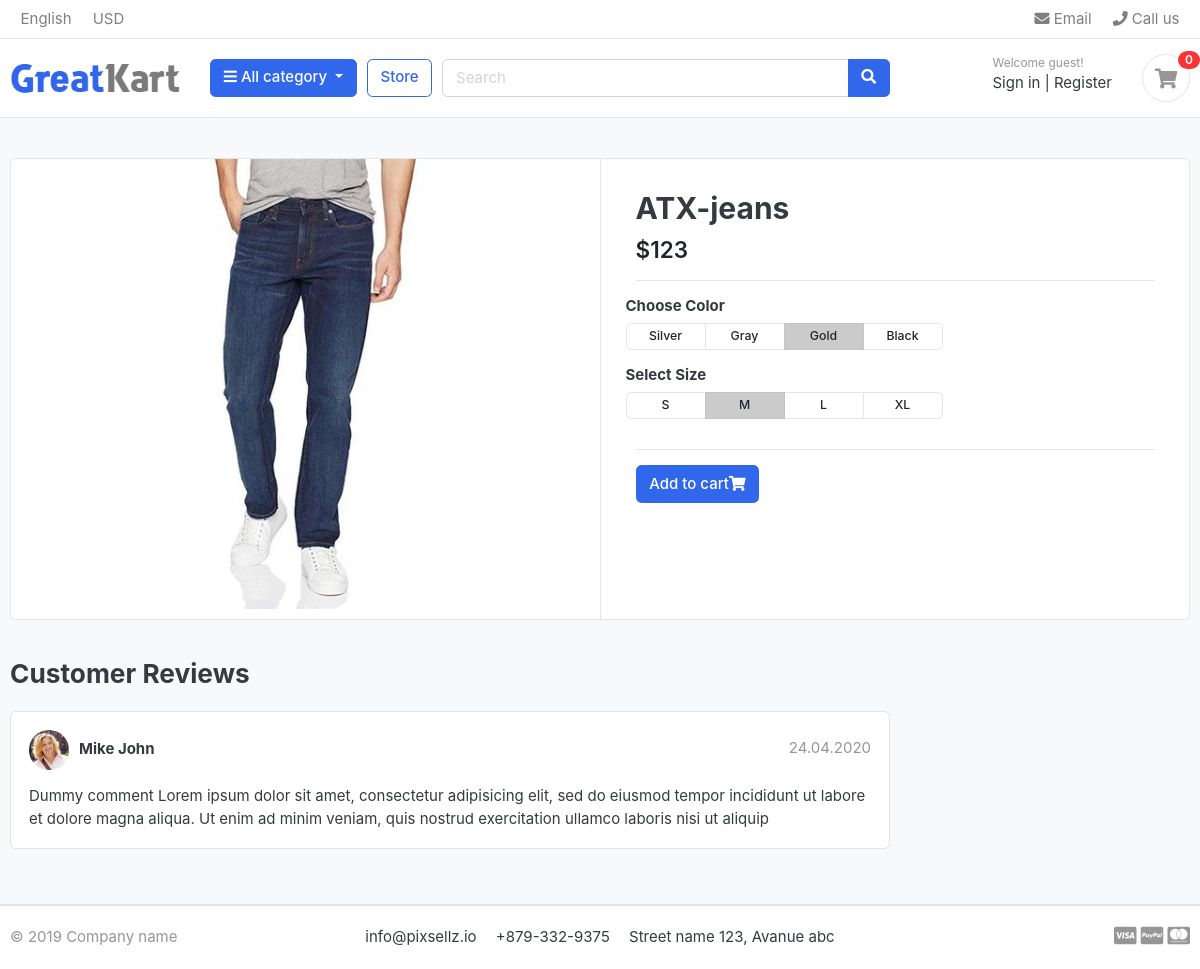
Page /store/jeans/atx-jeans/ on the committed database.
### store/models.py (models this page shows, shortened)
class Product(models.Model):
    product_name = models.CharField(max_length=200, unique=True, null=True)
    slug = models.SlugField(max_length=100, unique=True, null=True)
    description = models.TextField(max_length=500, blank=True, null=True)
    price = models.IntegerField(null=True)
    images = models.ImageField(upload_to='photos/products', null=True)
    stock = models.IntegerField(null=True)
    is_available = models.BooleanField(default=True)
    category = models.ForeignKey(Category, on_delete=models.CASCADE, null=True)
    created_date = models.DateTimeField(auto_now_add=True, null=True)
    modified_date = models.DateTimeField(auto_now=True, null=True)
    class Meta:
        verbose_name = 'Product'
        verbose_name_plural = "Products"

### store/views.py (the view)
def product_detail(request, category_slug, product_slug):
    try:
        single_product = get_object_or_404(Product,
                                           category__slug=category_slug, slug=product_slug)
    except Exception as e:
        raise e
    context = {
        "single_product": single_product,
    }
    return render(request, 'store/product-detail.html', context)

### store/context_processors.py (called while the page is built)
def category(request):
    links = Category.objects.all()
    return dict(category_links=links)

### store/templates/store/product-detail.html (shortened to what this page needs)
{% extends 'store/base.html' %}
{% load static %}
{% block content %}
<section class="section-content padding-y bg">
<div class="container">
<div class="card">
	<div class="row no-gutters">
		<aside class="col-md-6">
<article class="gallery-wrap">
	<div class="img-big-wrap">
	   <a href="#"><img src="{{single_product.images.url}}"></a>
	</div>
</article>
		</aside>
		<main class="col-md-6 border-left">
<article class="content-body">
<h2 class="title">{{single_product.product_name}}</h2>
<div class="mb-3">
	<var class="price h4">${{single_product.price}}</var>
</div>
<hr>
	<div class="row">
		<div class="item-option-select">
			<h6>Choose Color</h6>
			<div class="btn-group btn-group-sm btn-group-toggle" data-toggle="buttons">
			  <label class="btn btn-light">
			    <input type="radio" name="radio_color"> Silver
			  </label>
			  <label class="btn btn-light">
			    <input type="radio" name="radio_color" > Gray
			  </label>
			  <label class="btn btn-light active">
			    <input type="radio" name="radio_color checked"> Gold
			  </label>
			  <label class="btn btn-light">
			    <input type="radio" name="radio_color"> Black
			  </label>
			</div>
		</div>
	</div>
	<div class="row">
		<div class="item-option-select">
			<h6>Select Size</h6>
			<div class="btn-group btn-group-sm btn-group-toggle" data-toggle="buttons">
			  <label class="btn btn-light">
			    <input type="radio" name="radio_color"> S
			  </label>
			  <label class="btn btn-light active">
			    <input type="radio" name="radio_color" checked> M
			  </label>
			  <label class="btn btn-light">
			    <input type="radio" name="radio_color"> L
			  </label>
			  <label class="btn btn-light">
			    <input type="radio" name="radio_color"> XL
			  </label>
			</div>
		</div>
	</div>
	<hr>
	{% if single_product.stock  == 0 %}
		<h5 class ="btn btn-danger"> Out of Stock </h5>
	{% else %}
		<a href= "#" class = "btn btn-primary add-btn update-cart"  id = "id"  data-action ="add" data-product={{single_product.id}}> Add to cart<i class="fas fa-shopping-cart"></i></a>
	{% endif %}
</article>
		</main>
	</div>
</div>
<br>
<div class="row">
			<div class="col-md-9">
	<header class="section-heading">
		<h3>Customer Reviews </h3>
	</header>
	<article class="box mb-3">
		<div class="icontext w-100">
			<img src="{% static 'store/./images/avatars/avatar1.jpg' %}" class="img-xs icon rounded-circle">
			<div class="text">
				<span class="date text-muted float-md-right">24.04.2020 </span>
				<h6 class="mb-1">Mike John </h6>
			</div>
		</div>
		<div class="mt-3">
			<p>
				Dummy comment Lorem ipsum dolor sit amet, consectetur adipisicing elit, sed do eiusmod
				tempor incididunt ut labore et dolore magna aliqua. Ut enim ad minim veniam,
				quis nostrud exercitation ullamco laboris nisi ut aliquip
			</p>
		</div>
	</article>
	</div>
</div>
</div>
</section>
</body>
</html>
{% endblock%}

### store/static/store/css/ui.css (style rules this page uses)
html { font-family: "Inter", sans-serif; font-size: 15px; }
.content-body { flex: 1 1 auto; padding: 2rem 2.3rem; }
.img-xs, .img-sm, .img-md, .img-lg { -o-object-fit: cover; object-fit: cover; flex-shrink: 0; flex-grow: 0; }
.img-xs { width: 40px; height: 40px; }
.padding-y { padding-top: 40px; padding-bottom: 40px; }
var { font-style: normal; }
article:after, .form-group:after { display: block; clear: both; content: ""; }
.bg { background-color: #f8f9fa; }
.section-heading { margin-bottom: 20px; margin-top: 15px; }
p:last-child { margin-bottom: 0; }
.btn-light { background-color: #fff; border-color: #e4e4e4; }
.icontext { display: inline-flex; align-items: center; vertical-align: middle; }
.icontext .text { width: 100%; line-height: 1.2; }
.icontext .icon { position: relative; margin-right: 10px; flex-shrink: 0; flex-grow: 0; }
.price { font-weight: 600; color: #212529; }
.box { padding: 18px; background: #fff; border-radius: 0.37rem; border: 1px solid #e4e4e4; }
.box img { max-width: 100%; }
.gallery-wrap .img-big-wrap { margin-bottom: 10px; border-radius: 0.37rem; overflow: hidden; background-color: #fff; }
.gallery-wrap .img-big-wrap a { text-align: center; display: block; }
.gallery-wrap .img-big-wrap img { height: 450px; width: auto; display: inline-block; }
.item-option-select { margin-bottom: 1rem; display: inline-block; margin-right: 15px; }
.item-option-select .btn { min-width: 80px; }

### rows in the picture
Product: images (picture), product_name "ATX-jeans", price "123"
